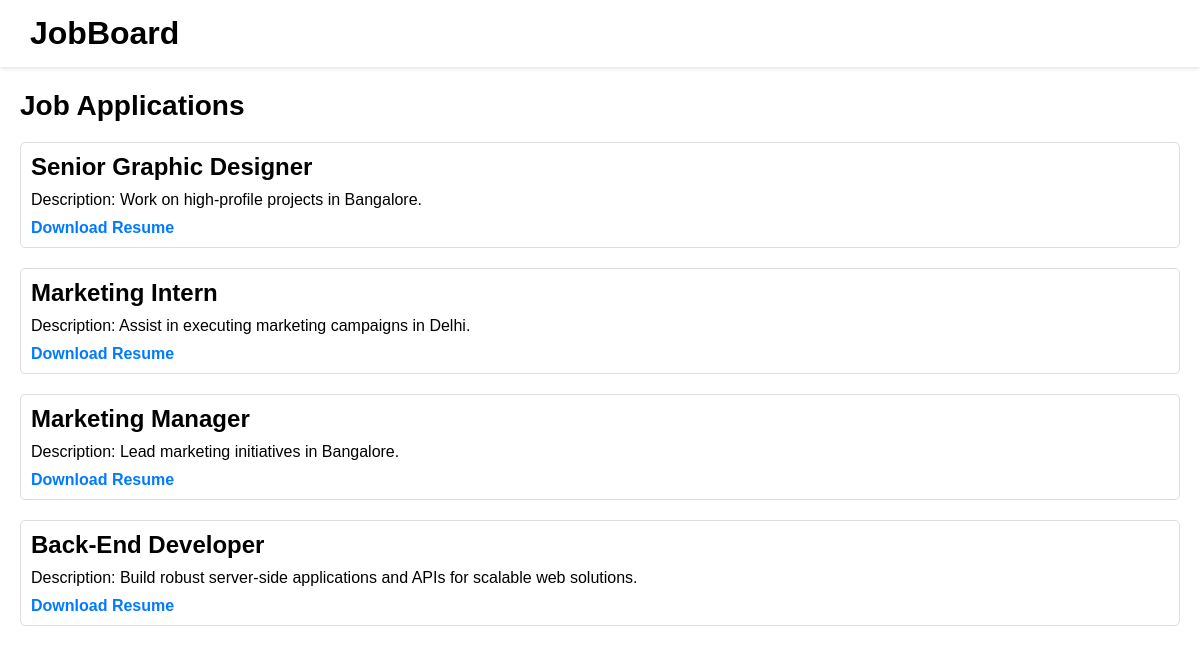
Page /employer_search/ on the committed database.
### jobs/models.py (models this page shows, shortened)
class JobApplication(models.Model):
    job_title = models.CharField(max_length=200)
    job_description = models.TextField()
    applicant_resume = models.FileField(upload_to='resumes/%Y/%m/%d/')

### jobs/views.py (the view)
# urls.py: path('employer_search/', employer_search, name='employer_search'),
def employer_search(request):
    job_applications = JobApplication.objects.all()
    print(f"Initial count: {job_applications.count()}")
    for app in job_applications:
        print(f"Job Title: {app.job_title}, Description: {app.job_description}")
    return render(request, 'jobs/employer_search_results.html', {
        'job_applications': job_applications,
        'search_params': {
            'job_description': request.GET.get('job_description', ''),
            'location': request.GET.get('location', ''),
        }
    })

### jobs/templates/jobs/employer_search_results.html (shortened to what this page needs)
{% load static %}
<!DOCTYPE html>
<html lang="en">
<head>
    <link rel="stylesheet" type="text/css" href="{% static 'css/styles.css' %}">
</head>
<body>
    <nav class="navbar">
        <div class="logo">JobBoard</div>
    </nav>
    <div class="job-description">
        <h2>Job Applications</h2>
        {% for application in job_applications %}
            <div class="application">
                <h3>{{ application.job_title }}</h3>
                <p>Description: {{ application.job_description }}</p>
                <a href="{% url 'download_resume' application.id %}">Download Resume</a>
            </div>
        {% empty %}
            <p>No applications found matching your criteria.</p>
        {% endfor %}
    </div>
</body>
</html>

### jobs/static/css/styles.css (style rules this page uses)
body { font-family: Arial, sans-serif; }
.navbar { display: flex; justify-content: space-between; align-items: center; padding: 10px 20px; background-color: #fff; box-shadow: 0 2px 4px rgba(0, 0, 0, 0.1); }
.navbar .logo { font-size: 24px; font-weight: bold; color: #000; }

### jobs/templates/jobs/employer_search_results.html (style rules this page uses)
body { font-family: Arial, sans-serif; background-color: white; margin: 0; padding: 0; color: #000; }
.navbar { display: flex; justify-content: space-between; align-items: center; padding: 15px 30px; background-color: #fff; box-shadow: 0 2px 4px rgba(0, 0, 0, 0.1); }
.navbar .logo { font-size: 32px; font-weight: bold; }
.job-description { margin: 20px; }
.job-description h2 { font-weight: bold; font-size: 28px; margin-bottom: 20px; }
.application { margin-bottom: 20px; padding: 10px; border: 1px solid #ddd; border-radius: 5px; }
.application h3 { font-weight: bold; font-size: 24px; margin: 0; }
.application p { margin: 10px 0; }
.application a { color: #007bff; text-decoration: none; font-weight: bold; }

### rows in the picture
JobApplication: job_title "Senior Graphic Designer", job_description "Work on high-profile projects in Bangalore."
JobApplication: job_title "Marketing Intern", job_description "Assist in executing marketing campaigns in Delhi."
JobApplication: job_title "Marketing Manager", job_description "Lead marketing initiatives in Bangalore."
JobApplication: job_title "Back-End Developer", job_description "Build robust server-side applications and APIs for scalable web solutions."
